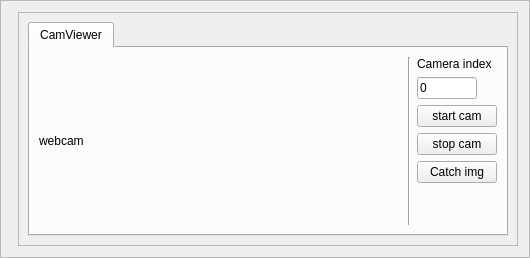
        <widget class="QFrame" name="frame_5">
         <property name="frameShape">
          <enum>QFrame::StyledPanel</enum>
         </property>
         <property name="frameShadow">
          <enum>QFrame::Raised</enum>
         </property>
         <layout class="QHBoxLayout" name="horizontalLayout_6">
          <item>
           <widget class="syringe_widget" name="widget_psd" native="true">
            <property name="sizePolicy">
             <sizepolicy hsizetype="Expanding" vsizetype="Expanding">
              <horstretch>0</horstretch>
              <verstretch>0</verstretch>
             </sizepolicy>
            </property>
            <property name="minimumSize">
             <size>
              <width>0</width>
              <height>0</height>
             </size>
            </property>
            <property name="maximumSize">
             <size>
              <width>16777215</width>
              <height>6000</height>
             </size>
            </property>
           </widget>
          </item>
          <item>
           <widget class="QFrame" name="frame_4">
            <property name="sizePolicy">
             <sizepolicy hsizetype="Expanding" vsizetype="Expanding">
              <horstretch>0</horstretch>
              <verstretch>0</verstretch>
             </sizepolicy>
            </property>
            <property name="minimumSize">
             <size>
              <width>0</width>
              <height>0</height>
             </size>
            </property>
            <property name="maximumSize">
             <size>
              <width>500</width>
              <height>400</height>
             </size>
            </property>
            <property name="frameShape">
             <enum>QFrame::StyledPanel</enum>
            </property>
            <property name="frameShadow">
             <enum>QFrame::Raised</enum>
            </property>
            <layout class="QHBoxLayout" name="horizontalLayout_3">
             <item>
              <widget class="QTabWidget" name="tabWidget">
               <property name="sizePolicy">
                <sizepolicy hsizetype="Fixed" vsizetype="Fixed">
                 <horstretch>0</horstretch>
                 <verstretch>0</verstretch>
                </sizepolicy>
               </property>
               <property name="minimumSize">
                <size>
                 <width>0</width>
                 <height>0</height>
                </size>
               </property>
               <property name="maximumSize">
                <size>
                 <width>500</width>
                 <height>500</height>
                </size>
               </property>
               <property name="currentIndex">
                <number>0</number>
               </property>
               <widget class="QWidget" name="tab">
                <attribute name="title">
                 <string>CamViewer</string>
                </attribute>
                <layout class="QHBoxLayout" name="horizontalLayout_4">
                 <item>
                  <widget class="QLabel" name="label_cam">
                   <property name="sizePolicy">
                    <sizepolicy hsizetype="MinimumExpanding" vsizetype="Expanding">
                     <horstretch>0</horstretch>
                     <verstretch>0</verstretch>
                    </sizepolicy>
                   </property>
                   <property name="minimumSize">
                    <size>
                     <width>500</width>
                     <height>0</height>
                    </size>
                   </property>
                   <property name="maximumSize">
                    <size>
                     <width>4000</width>
                     <height>4000</height>
                    </size>
                   </property>
                   <property name="text">
                    <string>webcam</string>
                   </property>
                  </widget>
                 </item>
                 <item>
                  <widget class="Line" name="line">
                   <property name="orientation">
                    <enum>Qt::Vertical</enum>
                   </property>
                  </widget>
                 </item>
                 <item>
                  <layout class="QVBoxLayout" name="verticalLayout">
                   <item>
                    <widget class="QLabel" name="label_30">
                     <property name="sizePolicy">
                      <sizepolicy hsizetype="Fixed" vsizetype="Fixed">
                       <horstretch>0</horstretch>
                       <verstretch>0</verstretch>
                      </sizepolicy>
                     </property>
                     <property name="text">
                      <string>Camera index</string>
                     </property>
                    </widget>
                   </item>
                   <item>
                    <widget class="QLineEdit" name="lineEdit_camera_index">
                     <property name="sizePolicy">
                      <sizepolicy hsizetype="Fixed" vsizetype="Fixed">
                       <horstretch>0</horstretch>
                       <verstretch>0</verstretch>
                      </sizepolicy>
                     </property>
                     <property name="maximumSize">
                      <size>
                       <width>60</width>
                       <height>16777215</height>
                      </size>
                     </property>
                     <property name="text">
                      <string>0</string>
                     </property>
                    </widget>
                   </item>
                   <item>
                    <widget class="QPushButton" name="pushButton_start_webcam">
                     <property name="sizePolicy">
                      <sizepolicy hsizetype="Fixed" vsizetype="Fixed">
                       <horstretch>0</horstretch>
                       <verstretch>0</verstretch>
                      </sizepolicy>
                     </property>
                     <property name="text">
                      <string>start cam</string>
                     </property>
                    </widget>
                   </item>
                   <item>
                    <widget class="QPushButton" name="pushButton_stop_webcam">
                     <property name="sizePolicy">
                      <sizepolicy hsizetype="Fixed" vsizetype="Fixed">
                       <horstretch>0</horstretch>
                       <verstretch>0</verstretch>
                      </sizepolicy>
                     </property>
                     <property name="text">
                      <string>stop cam</string>
                     </property>
                    </widget>
                   </item>
                   <item>
                    <widget class="QPushButton" name="pushButton_catch_frame">
                     <property name="sizePolicy">
                      <sizepolicy hsizetype="Fixed" vsizetype="Fixed">
                       <horstretch>0</horstretch>
                       <verstretch>0</verstretch>
                      </sizepolicy>
                     </property>
                     <property name="text">
                      <string>Catch img</string>
                     </property>
                    </widget>
                   </item>
                   <item>
                    <spacer name="verticalSpacer_2">
                     <property name="orientation">
                      <enum>Qt::Vertical</enum>
                     </property>
                     <property name="sizeHint" stdset="0">
                      <size>
                       <width>20</width>
                       <height>40</height>
                      </size>
                     </property>
                    </spacer>
                   </item>
                  </layout>
                 </item>
                </layout>
               </widget>
              </widget>
             </item>
            </layout>
           </widget>
          </item>
         </layout>
        </widget>
